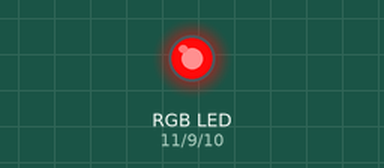
This sketch was run on a simulated Arduino Uno, built with avr-gcc and run on an emulated ATmega328P. Parts: an RGB LED mixed from three pins (HIGH = lit).

Above: at 0.05 s.
At 2.0 s:
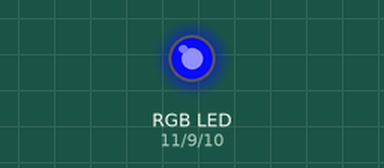
Timing chart, 0 to 3.0 s (numbered marks = the images above):
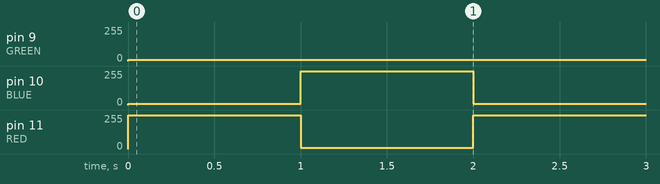

The sketch:

rgbled.ino
```cpp
const int RED = 11;
const int GREEN = 9;
const int BLUE = 10;
void setup() {
  pinMode(RED, OUTPUT);
  pinMode(GREEN, OUTPUT);
  pinMode(BLUE, OUTPUT);
}

void loop() {
  analogWrite(RED, 255);
  analogWrite(GREEN, 10);
  analogWrite(BLUE, 10);
  delay(1000);
  analogWrite(RED, 10);
  analogWrite(GREEN, 10);
  analogWrite(BLUE, 255);
  delay(1000);

}
```

Measured:
- by itself, pin 9 (GREEN): 0/255 → 10/255 at 0.00 s
- by itself, pin 10 (BLUE), pin 11 (RED): alternates 255/255 for 1.0 s and 10/255 for 1.0 s
